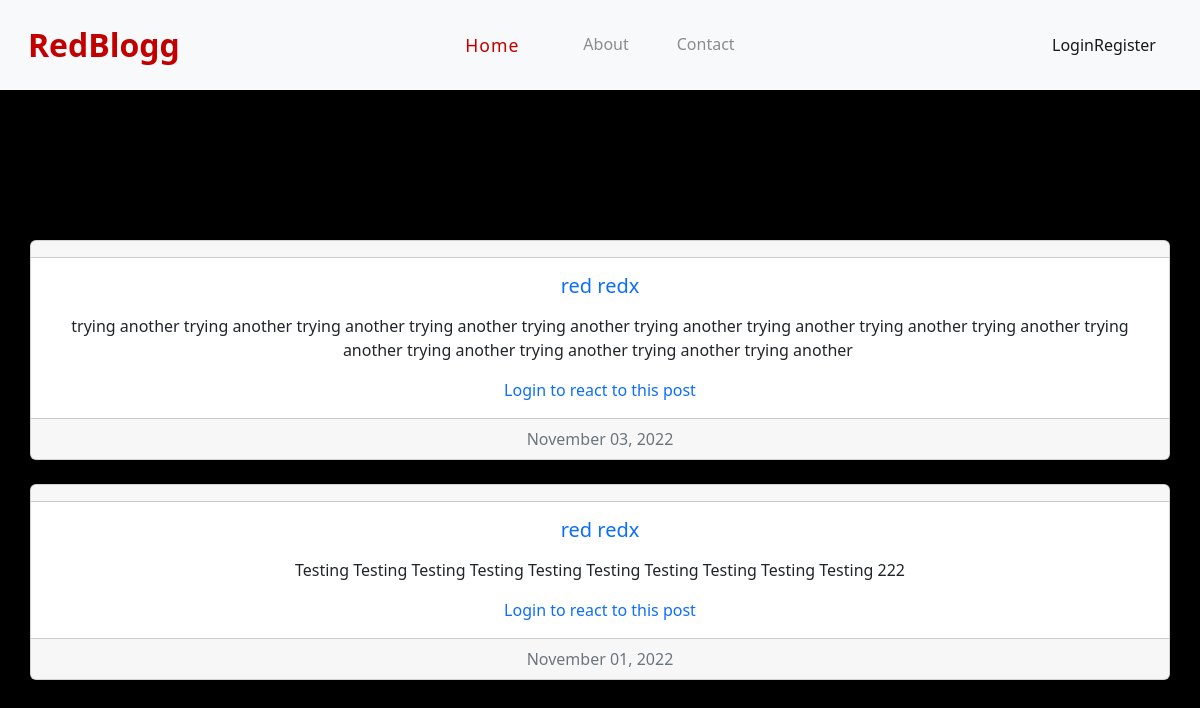
Before: / with the older database file.
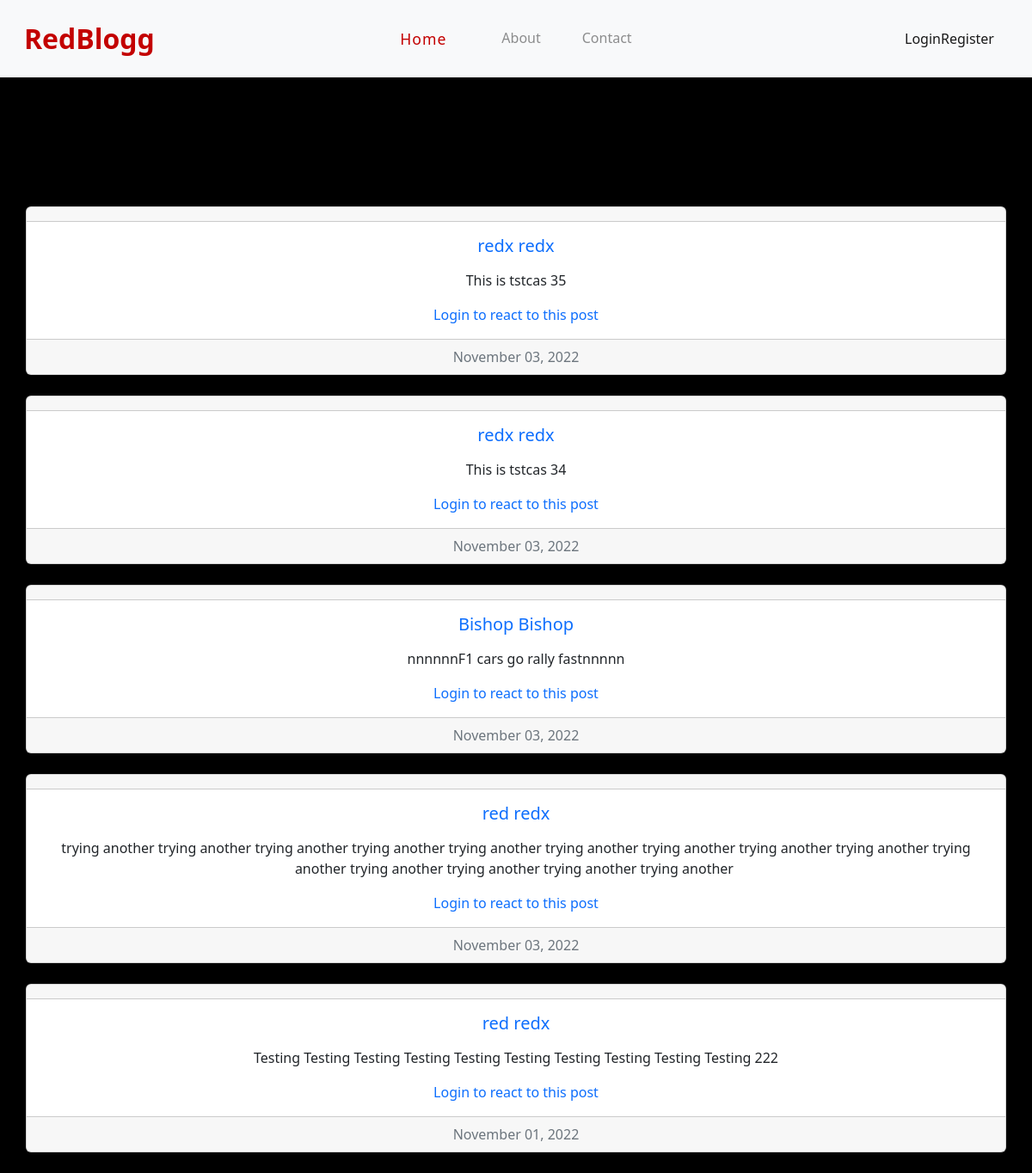
After: the same page with the newer database file.
### blog/models.py (models this page shows, shortened)
class Post(db.Model):
    id = db.Column(db.Integer, primary_key=True)
    text = db.Column(db.Text, nullable=False)
    date_created = db.Column(db.DateTime(timezone=True), default=func.now())
    author = db.Column(db.Integer, db.ForeignKey(
        'user.id', ondelete="CASCADE"), nullable=False)
    comments = db.relationship('Comment', backref='post', passive_deletes=True)
    likes = db.relationship('Like', backref='post', passive_deletes=True)

class User(db.Model, UserMixin):
    id = db.Column(db.Integer, primary_key=True)
    email = db.Column(db.String(150), unique=True)
    firstname = db.Column(db.String(150))
    lastname = db.Column(db.String(150))
    password = db.Column(db.String(150))
    date_created = db.Column(db.DateTime(timezone=True), default=func.now())
    posts = db.relationship('Post', backref='user', passive_deletes=True)
    comments = db.relationship('Comment', backref='user', passive_deletes=True)
    likes = db.relationship('Like', backref='user', passive_deletes=True)

### blog/routes.py (the view)
@app.route("/")
def home():
    posts = Post.query.order_by(Post.date_created.desc()).all()
    return render_template("home.html", posts=posts, user=current_user)

### blog/templates/home.html (shortened to what this page needs)
{% extends "base.html" %}
{% block content %}
{% for post in posts %}
  <div class="card text-center">
    <div class="card-header">
    </div>
    <div class="card-body">
      <h5 class="card-title">
        <a href="/post/{{post.user.firstname}}">
        {{ post.user.firstname }} {{ post.user.lastname }}
        </a></h5>
      <p class="card-text">{{post.text|safe}}</p>
      {% if current_user.is_authenticated %}
      <form action="/comment/{{post.id}}" method="post">
        <input type="text" name="comment" id="comment">
        <button type="submit">Comment</button>
      </form>
        {% if post.comments|length > 1 %}
          <p>View {{post.comments|length}} Comments</p>
          {% elif post.comments|length == 1 %}
          <p>View {{post.comments|length}} Comment</p>
          {% else %}
          <p>No Comments</p>
        {% endif %}
        {% for comment in post.comments %}
          <p>{{comment.user.firstname}} {{comment.user.lastname}}: {{comment.text}} {{comment.date_created.strftime('%I:%M%p %B %d, %Y')}}</p>
          {% if user.id == comment.author or user.id == post.author %}
          <a href="/delete-comment/{{comment.id}}"><i class="fas fa-trash"></i></a>
          {% endif %}
        {% endfor %}
        {% else %}
        <a href="{{url_for('login')}}">Login to react to this post</a>
        {% endif %}
    </div>
    <div class="card-footer text-muted">
      {{ post.date_created.strftime('%B %d, %Y') }}
    </div>
  </div>
  <br>
{% endfor %}
{% endblock %}

### blog/templates/base.html (shortened to what this page needs)
<!doctype html>
<html lang="en">
  <head>
    <link href="https://cdn.jsdelivr.net/npm/bootstrap@5.2.2/dist/css/bootstrap.min.css" rel="stylesheet">
    <link rel="stylesheet" href="{{ url_for('static', filename='style.css')}}"/>
  </head>
  <body>
    <nav class="navbar navbar-expand-lg bg-light">
      <div class="container-fluid">
        <a class="navbar-brand" href="{{url_for('home')}}">RedBlogg</a>
        <div class="collapse navbar-collapse" id="navbarText">
          <ul class="navbar-nav me-auto mb-2 mb-lg-0">
            <li class="nav-item">
              <a class="nav-link active" aria-current="page" href="#">Home</a>
            </li>
            <li class="nav-item">
              <a class="nav-link" aria-current="page" href="#">About</a>
            </li>
            <li class="nav-item">
              <a class="nav-link" href="#">Contact</a>
            </li>
          </ul>
          <div class="navbar-text">
            {% if current_user.is_authenticated %}
            <a class="nav-ico" href="{{url_for('create_post')}}"><i class="fa-regular fa-pen-to-square"></i><h6>Write blog</h6></a>
            <a class="nav-ico" href="{{url_for('logout')}}"><i class="fa-solid fa-right-from-bracket"></i><h6>Log out</h6></a>
            {% else %}
              <a href="{{url_for('login')}}">Login</a>
              <a href="{{url_for('signup')}}">Register</a>
            {% endif %}
          </div>
        </div>
      </div>
    </nav>
    <div class="container base">
      {% block content %}{% endblock %}
    </div>
  </body>
</html>

### blog/static/style.css (style rules this page uses)
:root { --accent-color:#c30000; }
* { margin:0; padding:0; box-sizing:border-box; text-decoration: none !important; }
body { background-color: #000; }
nav.navbar.navbar-expand-lg.bg-light { position: fixed; top: 0; z-index: 999; width: 100%; padding: 1rem; }
ul.navbar-nav.me-auto { margin: 0 auto; }
li.nav-item { margin-right: 2rem !important; }
a.navbar-brand { font-size: 2rem; font-weight: 700; color: #c30000; }
.container.base { padding: 15rem 0 0; }
a.nav-link { transition:0.3s cubic-bezier(0.68, -0.55, 0.265, 1.55); opacity: 0.8; }
a.nav-link.active { font-weight: 500; font-size: 1.1rem; letter-spacing: 1px; color: #333; margin-right: 1rem; opacity: 1; color:var(--accent-color) !important; }
.navbar-text { display: inline-flex; justify-content: space-evenly; align-items: center; }
.navbar-text:first-child, .navbar-text:last-child { margin: 0 1rem; }

Changed rows visible on the page:
added Post: user.firstname "redx", user.lastname "redx", text "This is tstcas 35", date_created "November 03, 2022"
added Post: user.firstname "redx", user.lastname "redx", text "This is tstcas 34", date_created "November 03, 2022"
added Post: user.firstname "Bishop", user.lastname "Bishop", text "nnnnnnF1 cars go rally fastnnnnn", date_created "November 03, 2022"
